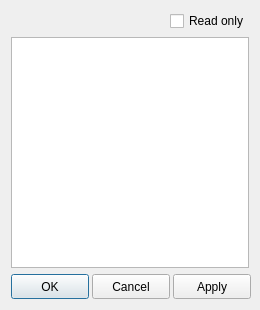
<?xml version="1.0" encoding="UTF-8"?>
<ui version="4.0">
 <class>DialogELFSectionHeader</class>
 <widget class="QDialog" name="DialogELFSectionHeader">
  <property name="windowModality">
   <enum>Qt::ApplicationModal</enum>
  </property>
  <property name="geometry">
   <rect>
    <x>0</x>
    <y>0</y>
    <width>260</width>
    <height>310</height>
   </rect>
  </property>
  <property name="minimumSize">
   <size>
    <width>260</width>
    <height>310</height>
   </size>
  </property>
  <property name="maximumSize">
   <size>
    <width>260</width>
    <height>310</height>
   </size>
  </property>
  <property name="windowTitle">
   <string>Section Header</string>
  </property>
  <property name="modal">
   <bool>true</bool>
  </property>
  <layout class="QVBoxLayout" name="verticalLayout">
   <item>
    <layout class="QHBoxLayout" name="horizontalLayout_3">
     <item>
      <spacer name="horizontalSpacer_2">
       <property name="orientation">
        <enum>Qt::Horizontal</enum>
       </property>
       <property name="sizeHint" stdset="0">
        <size>
         <width>40</width>
         <height>20</height>
        </size>
       </property>
      </spacer>
     </item>
     <item>
      <widget class="QCheckBoxX" name="checkBoxReadOnly">
       <property name="text">
        <string>Read only</string>
       </property>
       <property name="checked">
        <bool>false</bool>
       </property>
      </widget>
     </item>
    </layout>
   </item>
   <item>
    <widget class="QTableWidgetX" name="tableWidgetSectionHeader">
     <property name="font">
      <font>
       <pointsize>8</pointsize>
       <weight>50</weight>
       <bold>false</bold>
      </font>
     </property>
     <property name="editTriggers">
      <set>QAbstractItemView::NoEditTriggers</set>
     </property>
     <property name="selectionMode">
      <enum>QAbstractItemView::SingleSelection</enum>
     </property>
     <property name="selectionBehavior">
      <enum>QAbstractItemView::SelectItems</enum>
     </property>
     <attribute name="horizontalHeaderVisible">
      <bool>false</bool>
     </attribute>
     <attribute name="verticalHeaderVisible">
      <bool>false</bool>
     </attribute>
    </widget>
   </item>
   <item>
    <layout class="QHBoxLayout" name="horizontalLayout">
     <item>
      <spacer name="horizontalSpacer_9">
       <property name="orientation">
        <enum>Qt::Horizontal</enum>
       </property>
       <property name="sizeHint" stdset="0">
        <size>
         <width>50</width>
         <height>20</height>
        </size>
       </property>
      </spacer>
     </item>
     <item>
      <widget class="QPushButtonX" name="pushButtonOK">
       <property name="minimumSize">
        <size>
         <width>78</width>
         <height>25</height>
        </size>
       </property>
       <property name="maximumSize">
        <size>
         <width>78</width>
         <height>25</height>
        </size>
       </property>
       <property name="text">
        <string>OK</string>
       </property>
      </widget>
     </item>
     <item>
      <widget class="QPushButtonX" name="pushButtonCancel">
       <property name="minimumSize">
        <size>
         <width>78</width>
         <height>25</height>
        </size>
       </property>
       <property name="maximumSize">
        <size>
         <width>78</width>
         <height>25</height>
        </size>
       </property>
       <property name="text">
        <string>Cancel</string>
       </property>
      </widget>
     </item>
     <item>
      <widget class="QPushButtonX" name="pushButtonApply">
       <property name="minimumSize">
        <size>
         <width>78</width>
         <height>25</height>
        </size>
       </property>
       <property name="maximumSize">
        <size>
         <width>78</width>
         <height>25</height>
        </size>
       </property>
       <property name="text">
        <string>Apply</string>
       </property>
      </widget>
     </item>
    </layout>
   </item>
  </layout>
 </widget>
 <customwidgets>
  <customwidget>
   <class>QPushButtonX</class>
   <extends>QPushButton</extends>
   <header>qpushbuttonx.h</header>
  </customwidget>
  <customwidget>
   <class>QCheckBoxX</class>
   <extends>QCheckBox</extends>
   <header>qcheckboxx.h</header>
  </customwidget>
  <customwidget>
   <class>QTableWidgetX</class>
   <extends>QTableWidget</extends>
   <header>qtablewidgetx.h</header>
  </customwidget>
 </customwidgets>
 <resources/>
 <connections/>
</ui>
